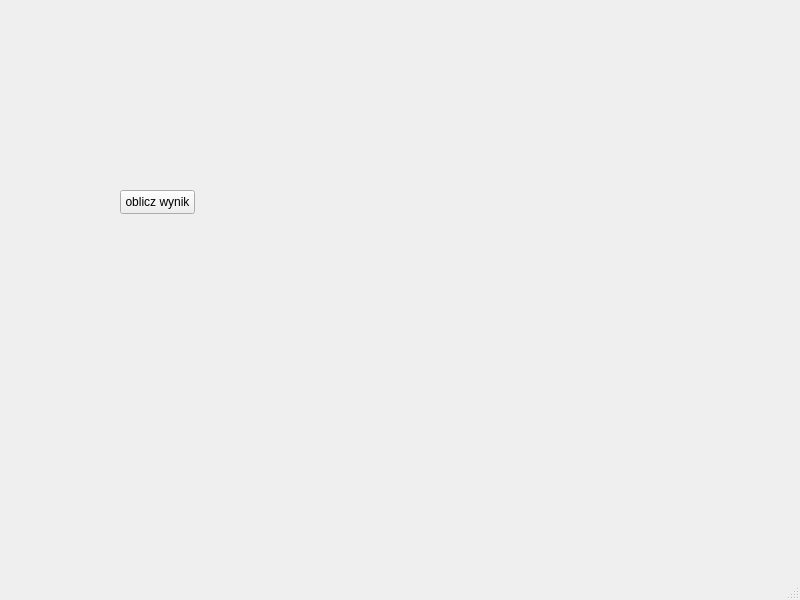
<?xml version="1.0" encoding="UTF-8"?>
<ui version="4.0">
 <class>MainWindow</class>
 <widget class="QMainWindow" name="MainWindow">
  <property name="geometry">
   <rect>
    <x>0</x>
    <y>0</y>
    <width>800</width>
    <height>600</height>
   </rect>
  </property>
  <property name="windowTitle">
   <string>MainWindow</string>
  </property>
  <widget class="QWidget" name="centralwidget">
   <widget class="QPushButton" name="calculateButton">
    <property name="geometry">
     <rect>
      <x>120</x>
      <y>190</y>
      <width>75</width>
      <height>24</height>
     </rect>
    </property>
    <property name="text">
     <string>oblicz wynik</string>
    </property>
   </widget>
  </widget>
  <widget class="QMenuBar" name="menubar">
   <property name="geometry">
    <rect>
     <x>0</x>
     <y>0</y>
     <width>800</width>
     <height>22</height>
    </rect>
   </property>
  </widget>
  <widget class="QStatusBar" name="statusbar"/>
 </widget>
 <resources/>
 <connections/>
</ui>
